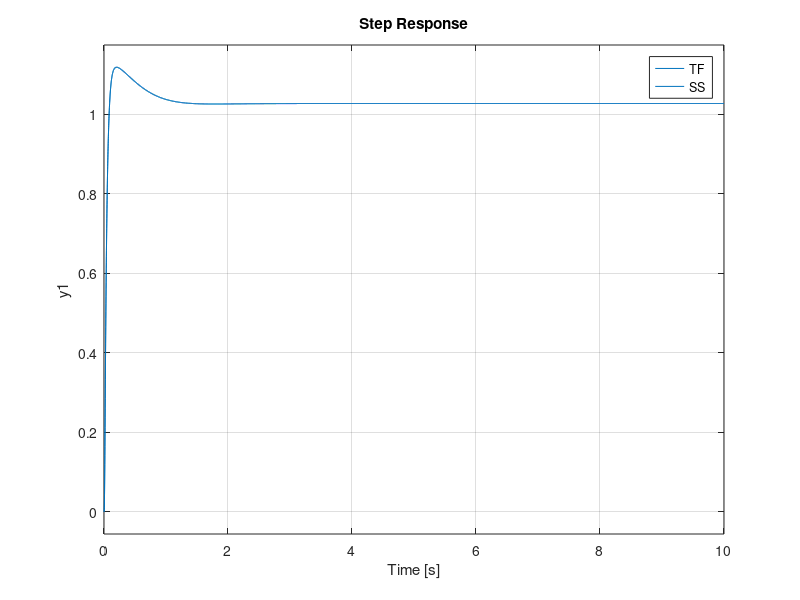

The MATLAB source for this figure:
% Group 2
% Tomas Gareau - 20517229
% Jeremy Wong - 20518722
% Ziyang Huang - 20484627

close all;
clear;
clc;

s = tf('s');
P = 100/((s+1)*(s-2)*(s+4));
[A, B, C, D] = ssdata(P);

poles = [-3+i, -3-i, -30];
K = place(A, B, poles);

observer_poles = [-300, -301, -302];
F = place(A', C', observer_poles)';

[xpn, xpd] = ss2tf(A-F*C, -F, -K, 0);
[npn, npd] = ss2tf(A-B*K, B, C-D*K, D);
[ypn, ypd] = ss2tf(A-F*C, -B+F*D, -K, 1);
[dpn, dpd] = ss2tf(A-B*K, B, -K, 1);
xp_tf = tf(xpn, xpd);
np_tf = tf(npn, npd);
yp_tf = tf(ypn, ypd);
dp_tf = tf(dpn, dpd);

r = 100/(s+100);
C_tf = (xp_tf + r*dp_tf)/(yp_tf-r*np_tf);

sys_tf = feedback(P*C_tf, 1);

xp_ss = ss(A-F*C, -F, -K, 0);
np_ss = ss(A-B*K, B, C-D*K, D);
yp_ss = ss(A-F*C, -B+F*D, -K, 1);
dp_ss = ss(A-B*K, B, -K, 1);

C_ss = (xp_ss + r*dp_ss)/(yp_ss - r*np_ss);
sys_ss = feedback(P*C_ss, 1);

% the figure below shows that MATLAB handles multiplication/feedback of ss
% systems perfectly without needing to switch to tf. sweet
figure;
step(sys_tf, 10);
hold on;
step(sys_ss, 10);
legend('TF', 'SS');